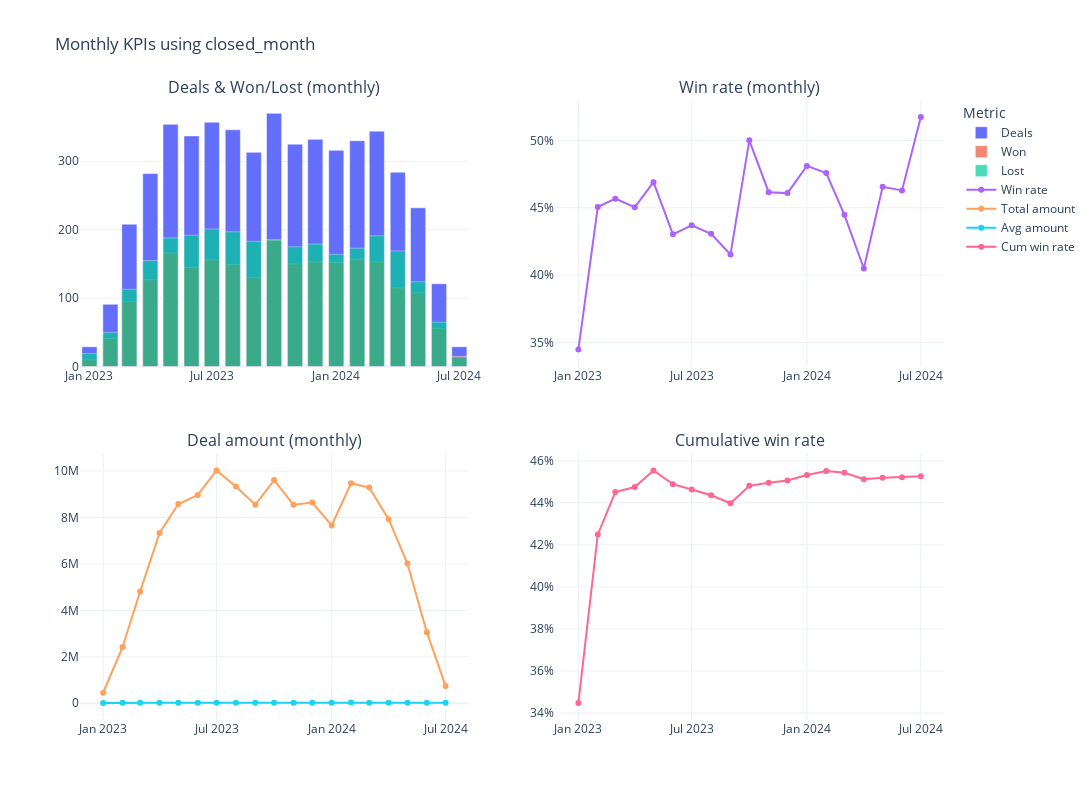
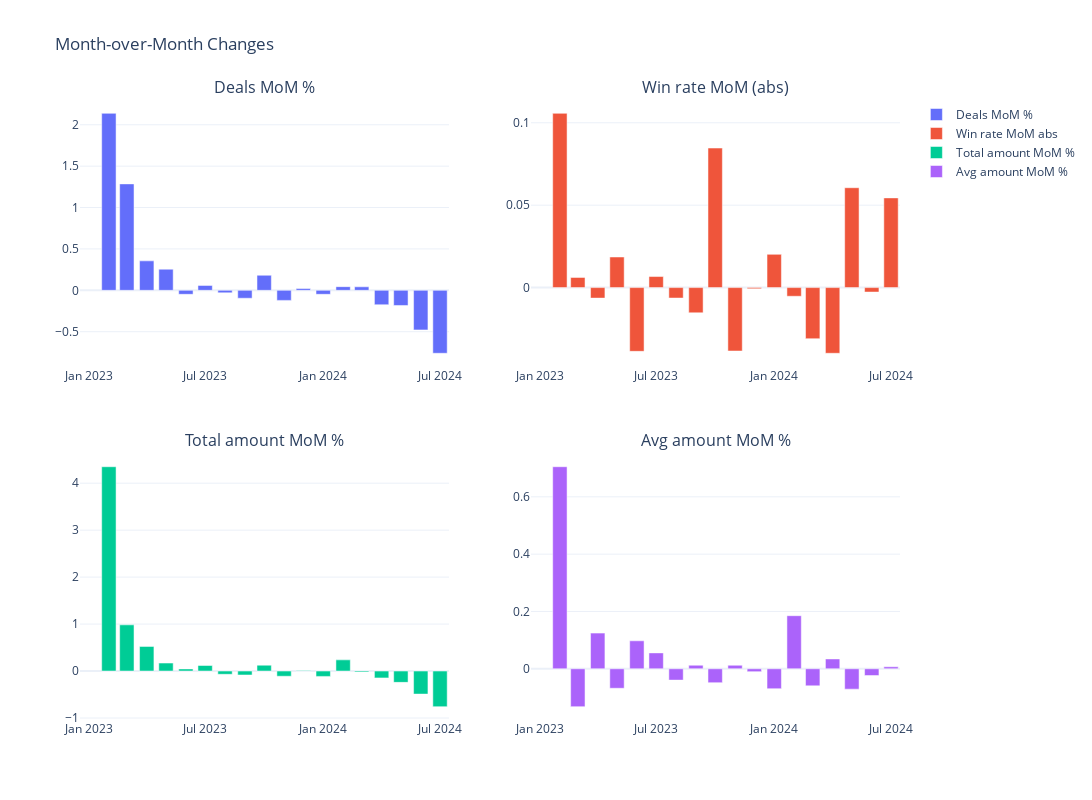
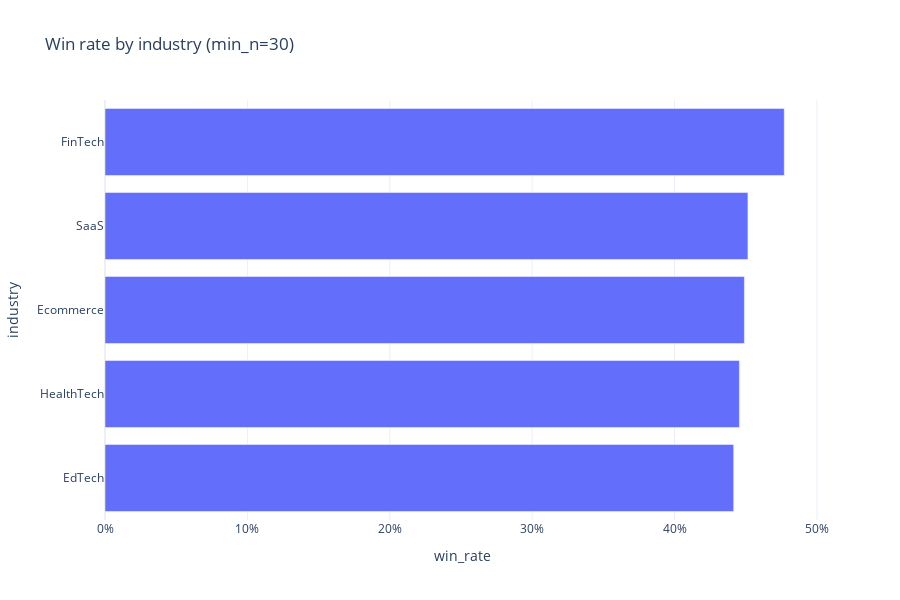
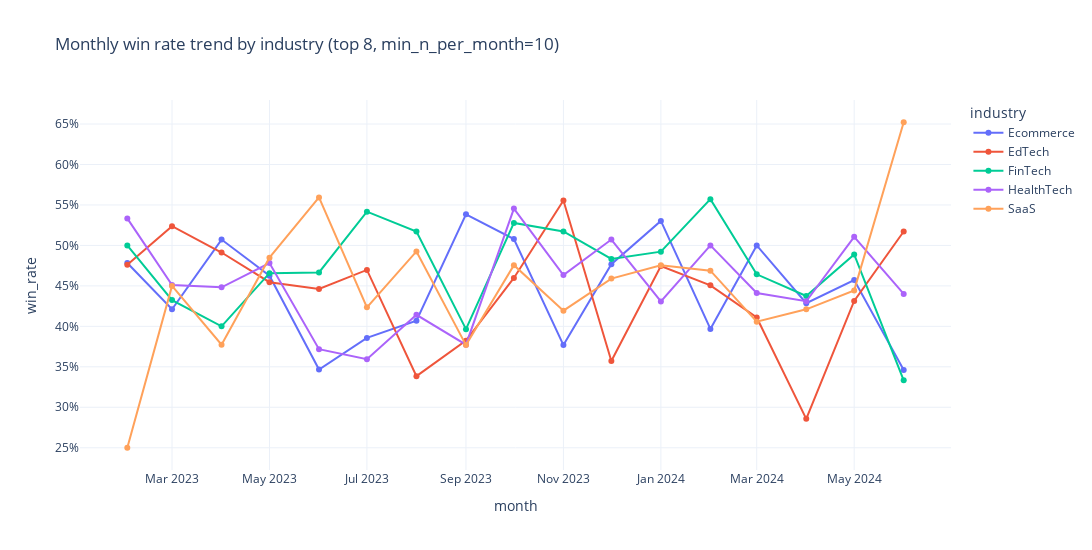

Notebook code cell kept with these figures, in order:
### Code cell
# =========================
# USAGE
# =========================

d, kpi = run_full_eda(data, time_basis="closed_month")   # performance over time
d, kpi = run_full_eda(data, time_basis="created_month")  # pipeline creation over time

# Optional: driver model (directional)
coef_df = logistic_driver_model(d, time_basis="closed_month")
plot_top_coeffs(coef_df, top_n=30)

### Figure 1 — Plotly figure (JSON) as saved in the notebook; plotly's stock layout.template omitted (floating-point values rounded to 4 significant figures)
{"data": [{"name": "Deals", "type": "bar", "x": ["2023-01-01T00:00:00", "2023-02-01T00:00:00", "2023-03-01T00:00:00", "2023-04-01T00:00:00", "2023-05-01T00:00:00", "2023-06-01T00:00:00", "2023-07-01T00:00:00", "2023-08-01T00:00:00", "2023-09-01T00:00:00", "2023-10-01T00:00:00", "2023-11-01T00:00:00", "2023-12-01T00:00:00", "2024-01-01T00:00:00", "2024-02-01T00:00:00", "2024-03-01T00:00:00", "2024-04-01T00:00:00", "2024-05-01T00:00:00", "2024-06-01T00:00:00", "2024-07-01T00:00:00"], "xaxis": "x", "y": [29, 91, 208, 282, 354, 337, 357, 346, 313, 370, 325, 332, 316, 330, 344, 284, 232, 121, 29], "yaxis": "y"}, {"name": "Won", "opacity": 0.7, "type": "bar", "x": ["2023-01-01T00:00:00", "2023-02-01T00:00:00", "2023-03-01T00:00:00", "2023-04-01T00:00:00", "2023-05-01T00:00:00", "2023-06-01T00:00:00", "2023-07-01T00:00:00", "2023-08-01T00:00:00", "2023-09-01T00:00:00", "2023-10-01T00:00:00", "2023-11-01T00:00:00", "2023-12-01T00:00:00", "2024-01-01T00:00:00", "2024-02-01T00:00:00", "2024-03-01T00:00:00", "2024-04-01T00:00:00", "2024-05-01T00:00:00", "2024-06-01T00:00:00", "2024-07-01T00:00:00"], "xaxis": "x", "y": [10, 41, 95, 127, 166, 145, 156, 149, 130, 185, 150, 153, 152, 157, 153, 115, 108, 56, 15], "yaxis": "y"}, {"name": "Lost", "opacity": 0.7, "type": "bar", "x": ["2023-01-01T00:00:00", "2023-02-01T00:00:00", "2023-03-01T00:00:00", "2023-04-01T00:00:00", "2023-05-01T00:00:00", "2023-06-01T00:00:00", "2023-07-01T00:00:00", "2023-08-01T00:00:00", "2023-09-01T00:00:00", "2023-10-01T00:00:00", "2023-11-01T00:00:00", "2023-12-01T00:00:00", "2024-01-01T00:00:00", "2024-02-01T00:00:00", "2024-03-01T00:00:00", "2024-04-01T00:00:00", "2024-05-01T00:00:00", "2024-06-01T00:00:00", "2024-07-01T00:00:00"], "xaxis": "x", "y": [19, 50, 113, 155, 188, 192, 201, 197, 183, 185, 175, 179, 164, 173, 191, 169, 124, 65, 14], "yaxis": "y"}, {"mode": "lines+markers", "name": "Win rate", "type": "scatter", "x": ["2023-01-01T00:00:00", "2023-02-01T00:00:00", "2023-03-01T00:00:00", "2023-04-01T00:00:00", "2023-05-01T00:00:00", "2023-06-01T00:00:00", "2023-07-01T00:00:00", "2023-08-01T00:00:00", "2023-09-01T00:00:00", "2023-10-01T00:00:00", "2023-11-01T00:00:00", "2023-12-01T00:00:00", "2024-01-01T00:00:00", "2024-02-01T00:00:00", "2024-03-01T00:00:00", "2024-04-01T00:00:00", "2024-05-01T00:00:00", "2024-06-01T00:00:00", "2024-07-01T00:00:00"], "xaxis": "x2", "y": [0.3448, 0.4505, 0.4567, 0.4504, 0.4689, 0.4303, 0.437, 0.4306, 0.4153, 0.5, 0.4615, 0.4608, 0.481, 0.4758, 0.4448, 0.4049, 0.4655, 0.4628, 0.5172], "yaxis": "y2"}, {"mode": "lines+markers", "name": "Total amount", "type": "scatter", "x": ["2023-01-01T00:00:00", "2023-02-01T00:00:00", "2023-03-01T00:00:00", "2023-04-01T00:00:00", "2023-05-01T00:00:00", "2023-06-01T00:00:00", "2023-07-01T00:00:00", "2023-08-01T00:00:00", "2023-09-01T00:00:00", "2023-10-01T00:00:00", "2023-11-01T00:00:00", "2023-12-01T00:00:00", "2024-01-01T00:00:00", "2024-02-01T00:00:00", "2024-03-01T00:00:00", "2024-04-01T00:00:00", "2024-05-01T00:00:00", "2024-06-01T00:00:00", "2024-07-01T00:00:00"], "xaxis": "x3", "y": [453371, 2425603, 4810993, 7334158, 8580514, 8965717, 10024157, 9330524, 8544954, 9611113, 8545845, 8642855, 7654072, 9473623, 9286184, 7929108, 6016616, 3063674, 739383], "yaxis": "y3"}, {"mode": "lines+markers", "name": "Avg amount", "type": "scatter", "x": ["2023-01-01T00:00:00", "2023-02-01T00:00:00", "2023-03-01T00:00:00", "2023-04-01T00:00:00", "2023-05-01T00:00:00", "2023-06-01T00:00:00", "2023-07-01T00:00:00", "2023-08-01T00:00:00", "2023-09-01T00:00:00", "2023-10-01T00:00:00", "2023-11-01T00:00:00", "2023-12-01T00:00:00", "2024-01-01T00:00:00", "2024-02-01T00:00:00", "2024-03-01T00:00:00", "2024-04-01T00:00:00", "2024-05-01T00:00:00", "2024-06-01T00:00:00", "2024-07-01T00:00:00"], "xaxis": "x3", "y": [15630.0, 26650.0, 23130.0, 26010.0, 24240.0, 26600.0, 28080.0, 26970.0, 27300.0, 25980.0, 26290.0, 26030.0, 24220.0, 28710.0, 26990.0, 27920.0, 25930.0, 25320.0, 25500.0], "yaxis": "y3"}, {"mode": "lines+markers", "name": "Cum win rate", "type": "scatter", "x": ["2023-01-01T00:00:00", "2023-02-01T00:00:00", "2023-03-01T00:00:00", "2023-04-01T00:00:00", "2023-05-01T00:00:00", "2023-06-01T00:00:00", "2023-07-01T00:00:00", "2023-08-01T00:00:00", "2023-09-01T00:00:00", "2023-10-01T00:00:00", "2023-11-01T00:00:00", "2023-12-01T00:00:00", "2024-01-01T00:00:00", "2024-02-01T00:00:00", "2024-03-01T00:00:00", "2024-04-01T00:00:00", "2024-05-01T00:00:00", "2024-06-01T00:00:00", "2024-07-01T00:00:00"], "xaxis": "x4", "y": [0.3448, 0.425, 0.4451, 0.4475, 0.4554, 0.4489, 0.4463, 0.4436, 0.4398, 0.4481, 0.4495, 0.4507, 0.4533, 0.4551, 0.4543, 0.4513, 0.452, 0.4522, 0.4526], "yaxis": "y4"}], "layout": {"annotations": [{"font": {"size": 16}, "showarrow": false, "text": "Deals & Won/Lost (monthly)", "x": 0.225, "xanchor": "center", "xref": "paper", "y": 1, "yanchor": "bottom", "yref": "paper"}, {"font": {"size": 16}, "showarrow": false, "text": "Win rate (monthly)", "x": 0.775, "xanchor": "center", "xref": "paper", "y": 1, "yanchor": "bottom", "yref": "paper"}, {"font": {"size": 16}, "showarrow": false, "text": "Deal amount (monthly)", "x": 0.225, "xanchor": "center", "xref": "paper", "y": 0.43, "yanchor": "bottom", "yref": "paper"}, {"font": {"size": 16}, "showarrow": false, "text": "Cumulative win rate", "x": 0.775, "xanchor": "center", "xref": "paper", "y": 0.43, "yanchor": "bottom", "yref": "paper"}], "barmode": "overlay", "height": 800, "legend": {"title": {"text": "Metric"}}, "title": {"text": "Monthly KPIs using closed_month"}, "width": 1200, "xaxis": {"anchor": "y", "domain": [0, 0.45]}, "xaxis2": {"anchor": "y2", "domain": [0.55, 1]}, "xaxis3": {"anchor": "y3", "domain": [0, 0.45]}, "xaxis4": {"anchor": "y4", "domain": [0.55, 1]}, "yaxis": {"anchor": "x", "domain": [0.57, 1]}, "yaxis2": {"anchor": "x2", "domain": [0.57, 1], "tickformat": ".0%"}, "yaxis3": {"anchor": "x3", "domain": [0, 0.43]}, "yaxis4": {"anchor": "x4", "domain": [0, 0.43], "tickformat": ".0%"}}}

### Figure 2 — Plotly figure (JSON) as saved in the notebook; plotly's stock layout.template omitted (floating-point values rounded to 4 significant figures)
{"data": [{"name": "Deals MoM %", "type": "bar", "x": ["2023-01-01T00:00:00", "2023-02-01T00:00:00", "2023-03-01T00:00:00", "2023-04-01T00:00:00", "2023-05-01T00:00:00", "2023-06-01T00:00:00", "2023-07-01T00:00:00", "2023-08-01T00:00:00", "2023-09-01T00:00:00", "2023-10-01T00:00:00", "2023-11-01T00:00:00", "2023-12-01T00:00:00", "2024-01-01T00:00:00", "2024-02-01T00:00:00", "2024-03-01T00:00:00", "2024-04-01T00:00:00", "2024-05-01T00:00:00", "2024-06-01T00:00:00", "2024-07-01T00:00:00"], "xaxis": "x", "y": [null, 2.138, 1.286, 0.3558, 0.2553, -0.04802, 0.05935, -0.03081, -0.09538, 0.1821, -0.1216, 0.02154, -0.04819, 0.0443, 0.04242, -0.1744, -0.1831, -0.4784, -0.7603], "yaxis": "y"}, {"name": "Win rate MoM abs", "type": "bar", "x": ["2023-01-01T00:00:00", "2023-02-01T00:00:00", "2023-03-01T00:00:00", "2023-04-01T00:00:00", "2023-05-01T00:00:00", "2023-06-01T00:00:00", "2023-07-01T00:00:00", "2023-08-01T00:00:00", "2023-09-01T00:00:00", "2023-10-01T00:00:00", "2023-11-01T00:00:00", "2023-12-01T00:00:00", "2024-01-01T00:00:00", "2024-02-01T00:00:00", "2024-03-01T00:00:00", "2024-04-01T00:00:00", "2024-05-01T00:00:00", "2024-06-01T00:00:00", "2024-07-01T00:00:00"], "xaxis": "x2", "y": [null, 0.1057, 0.006181, -0.006376, 0.01857, -0.03866, 0.006708, -0.006339, -0.0153, 0.08466, -0.03846, -0.0006951, 0.02017, -0.005255, -0.03099, -0.03984, 0.06059, -0.002707, 0.05443], "yaxis": "y2"}, {"name": "Total amount MoM %", "type": "bar", "x": ["2023-01-01T00:00:00", "2023-02-01T00:00:00", "2023-03-01T00:00:00", "2023-04-01T00:00:00", "2023-05-01T00:00:00", "2023-06-01T00:00:00", "2023-07-01T00:00:00", "2023-08-01T00:00:00", "2023-09-01T00:00:00", "2023-10-01T00:00:00", "2023-11-01T00:00:00", "2023-12-01T00:00:00", "2024-01-01T00:00:00", "2024-02-01T00:00:00", "2024-03-01T00:00:00", "2024-04-01T00:00:00", "2024-05-01T00:00:00", "2024-06-01T00:00:00", "2024-07-01T00:00:00"], "xaxis": "x3", "y": [null, 4.35, 0.9834, 0.5245, 0.1699, 0.04489, 0.1181, -0.0692, -0.08419, 0.1248, -0.1108, 0.01135, -0.1144, 0.2377, -0.01979, -0.1461, -0.2412, -0.4908, -0.7587], "yaxis": "y3"}, {"name": "Avg amount MoM %", "type": "bar", "x": ["2023-01-01T00:00:00", "2023-02-01T00:00:00", "2023-03-01T00:00:00", "2023-04-01T00:00:00", "2023-05-01T00:00:00", "2023-06-01T00:00:00", "2023-07-01T00:00:00", "2023-08-01T00:00:00", "2023-09-01T00:00:00", "2023-10-01T00:00:00", "2023-11-01T00:00:00", "2023-12-01T00:00:00", "2024-01-01T00:00:00", "2024-02-01T00:00:00", "2024-03-01T00:00:00", "2024-04-01T00:00:00", "2024-05-01T00:00:00", "2024-06-01T00:00:00", "2024-07-01T00:00:00"], "xaxis": "x4", "y": [null, 0.705, -0.1323, 0.1244, -0.06802, 0.0976, 0.05542, -0.0396, 0.01236, -0.0485, 0.01228, -0.009972, -0.06956, 0.1852, -0.05968, 0.03425, -0.07112, -0.02368, 0.006965], "yaxis": "y4"}], "layout": {"annotations": [{"font": {"size": 16}, "showarrow": false, "text": "Deals MoM %", "x": 0.225, "xanchor": "center", "xref": "paper", "y": 1, "yanchor": "bottom", "yref": "paper"}, {"font": {"size": 16}, "showarrow": false, "text": "Win rate MoM (abs)", "x": 0.775, "xanchor": "center", "xref": "paper", "y": 1, "yanchor": "bottom", "yref": "paper"}, {"font": {"size": 16}, "showarrow": false, "text": "Total amount MoM %", "x": 0.225, "xanchor": "center", "xref": "paper", "y": 0.43, "yanchor": "bottom", "yref": "paper"}, {"font": {"size": 16}, "showarrow": false, "text": "Avg amount MoM %", "x": 0.775, "xanchor": "center", "xref": "paper", "y": 0.43, "yanchor": "bottom", "yref": "paper"}], "height": 800, "title": {"text": "Month-over-Month Changes"}, "width": 1200, "xaxis": {"anchor": "y", "domain": [0, 0.45]}, "xaxis2": {"anchor": "y2", "domain": [0.55, 1]}, "xaxis3": {"anchor": "y3", "domain": [0, 0.45]}, "xaxis4": {"anchor": "y4", "domain": [0.55, 1]}, "yaxis": {"anchor": "x", "domain": [0.57, 1]}, "yaxis2": {"anchor": "x2", "domain": [0.57, 1]}, "yaxis3": {"anchor": "x3", "domain": [0, 0.43]}, "yaxis4": {"anchor": "x4", "domain": [0, 0.43]}}}

### Figure 3 — Plotly figure (JSON) as saved in the notebook; plotly's stock layout.template omitted (floating-point values rounded to 4 significant figures)
{"data": [{"alignmentgroup": "True", "customdata": [[992, 27350.0], [1010, 25160.0], [1060, 26630.0], [1001, 26500.0], [937, 25760.0]], "hovertemplate": "win_rate=%{x}<br>industry=%{y}<br>n=%{customdata[0]}<br>avg_amount=%{customdata[1]}<extra></extra>", "legendgroup": "", "marker": {"color": "#636efa", "pattern": {"shape": ""}}, "name": "", "offsetgroup": "", "orientation": "h", "showlegend": false, "textposition": "auto", "type": "bar", "x": [0.4415, 0.4455, 0.4491, 0.4515, 0.4771], "xaxis": "x", "y": ["EdTech", "HealthTech", "Ecommerce", "SaaS", "FinTech"], "yaxis": "y"}], "layout": {"barmode": "relative", "height": 600, "legend": {"tracegroupgap": 0}, "title": {"text": "Win rate by industry (min_n=30)"}, "xaxis": {"anchor": "y", "domain": [0, 1], "tickformat": ".0%", "title": {"text": "win_rate"}}, "yaxis": {"anchor": "x", "domain": [0, 1], "title": {"text": "industry"}}}}

### Figure 4 — Plotly figure (JSON) as saved in the notebook; plotly's stock layout.template omitted (floating-point values rounded to 4 significant figures)
{"data": [{"customdata": [[23, 25600.0], [38, 19630.0], [69, 31720.0], [80, 23750.0], [75, 31730.0], [70, 23010.0], [86, 28870.0], [65, 35140.0], [63, 24710.0], [69, 23530.0], [86, 31120.0], [66, 23270.0], [63, 23410.0], [78, 27780.0], [56, 25490.0], [35, 24570.0], [26, 18240.0]], "hovertemplate": "industry=Ecommerce<br>month=%{x}<br>win_rate=%{y}<br>n=%{customdata[0]}<br>avg_amount=%{customdata[1]}<extra></extra>", "legendgroup": "Ecommerce", "line": {"color": "#636efa", "dash": "solid"}, "marker": {"symbol": "circle"}, "mode": "markers+lines", "name": "Ecommerce", "orientation": "v", "showlegend": true, "type": "scatter", "x": ["2023-02-01T00:00:00", "2023-03-01T00:00:00", "2023-04-01T00:00:00", "2023-05-01T00:00:00", "2023-06-01T00:00:00", "2023-07-01T00:00:00", "2023-08-01T00:00:00", "2023-09-01T00:00:00", "2023-10-01T00:00:00", "2023-11-01T00:00:00", "2023-12-01T00:00:00", "2024-01-01T00:00:00", "2024-02-01T00:00:00", "2024-03-01T00:00:00", "2024-04-01T00:00:00", "2024-05-01T00:00:00", "2024-06-01T00:00:00"], "xaxis": "x", "y": [0.4783, 0.4211, 0.5072, 0.4625, 0.3467, 0.3857, 0.407, 0.5385, 0.5079, 0.3768, 0.4767, 0.5303, 0.3968, 0.5, 0.4286, 0.4571, 0.3462], "yaxis": "y"}, {"customdata": [[21, 25920.0], [42, 21890.0], [57, 27420.0], [66, 27010.0], [65, 25570.0], [66, 28500.0], [65, 26950.0], [68, 28150.0], [87, 29730.0], [54, 26360.0], [56, 24620.0], [59, 24070.0], [71, 31690.0], [73, 25890.0], [49, 36550.0], [51, 29290.0], [29, 23180.0]], "hovertemplate": "industry=EdTech<br>month=%{x}<br>win_rate=%{y}<br>n=%{customdata[0]}<br>avg_amount=%{customdata[1]}<extra></extra>", "legendgroup": "EdTech", "line": {"color": "#EF553B", "dash": "solid"}, "marker": {"symbol": "circle"}, "mode": "markers+lines", "name": "EdTech", "orientation": "v", "showlegend": true, "type": "scatter", "x": ["2023-02-01T00:00:00", "2023-03-01T00:00:00", "2023-04-01T00:00:00", "2023-05-01T00:00:00", "2023-06-01T00:00:00", "2023-07-01T00:00:00", "2023-08-01T00:00:00", "2023-09-01T00:00:00", "2023-10-01T00:00:00", "2023-11-01T00:00:00", "2023-12-01T00:00:00", "2024-01-01T00:00:00", "2024-02-01T00:00:00", "2024-03-01T00:00:00", "2024-04-01T00:00:00", "2024-05-01T00:00:00", "2024-06-01T00:00:00"], "xaxis": "x", "y": [0.4762, 0.5238, 0.4912, 0.4545, 0.4462, 0.4697, 0.3385, 0.3824, 0.4598, 0.5556, 0.3571, 0.4746, 0.4507, 0.411, 0.2857, 0.4314, 0.5172], "yaxis": "y"}, {"customdata": [[16, 30650.0], [37, 22480.0], [45, 21450.0], [73, 21760.0], [60, 23550.0], [72, 30450.0], [58, 23820.0], [58, 25470.0], [72, 25250.0], [58, 26220.0], [60, 24840.0], [65, 28610.0], [70, 25610.0], [56, 31240.0], [64, 25180.0], [45, 26330.0], [18, 28510.0]], "hovertemplate": "industry=FinTech<br>month=%{x}<br>win_rate=%{y}<br>n=%{customdata[0]}<br>avg_amount=%{customdata[1]}<extra></extra>", "legendgroup": "FinTech", "line": {"color": "#00cc96", "dash": "solid"}, "marker": {"symbol": "circle"}, "mode": "markers+lines", "name": "FinTech", "orientation": "v", "showlegend": true, "type": "scatter", "x": ["2023-02-01T00:00:00", "2023-03-01T00:00:00", "2023-04-01T00:00:00", "2023-05-01T00:00:00", "2023-06-01T00:00:00", "2023-07-01T00:00:00", "2023-08-01T00:00:00", "2023-09-01T00:00:00", "2023-10-01T00:00:00", "2023-11-01T00:00:00", "2023-12-01T00:00:00", "2024-01-01T00:00:00", "2024-02-01T00:00:00", "2024-03-01T00:00:00", "2024-04-01T00:00:00", "2024-05-01T00:00:00", "2024-06-01T00:00:00"], "xaxis": "x", "y": [0.5, 0.4324, 0.4, 0.4658, 0.4667, 0.5417, 0.5172, 0.3966, 0.5278, 0.5172, 0.4833, 0.4923, 0.5571, 0.4643, 0.4375, 0.4889, 0.3333], "yaxis": "y"}, {"customdata": [[15, 26200.0], [51, 26260.0], [58, 18790.0], [69, 23640.0], [78, 25090.0], [64, 27970.0], [70, 26060.0], [53, 25960.0], [66, 22000.0], [82, 26650.0], [69, 26740.0], [65, 21160.0], [62, 34560.0], [68, 25740.0], [58, 25280.0], [47, 21770.0], [25, 19430.0]], "hovertemplate": "industry=HealthTech<br>month=%{x}<br>win_rate=%{y}<br>n=%{customdata[0]}<br>avg_amount=%{customdata[1]}<extra></extra>", "legendgroup": "HealthTech", "line": {"color": "#ab63fa", "dash": "solid"}, "marker": {"symbol": "circle"}, "mode": "markers+lines", "name": "HealthTech", "orientation": "v", "showlegend": true, "type": "scatter", "x": ["2023-02-01T00:00:00", "2023-03-01T00:00:00", "2023-04-01T00:00:00", "2023-05-01T00:00:00", "2023-06-01T00:00:00", "2023-07-01T00:00:00", "2023-08-01T00:00:00", "2023-09-01T00:00:00", "2023-10-01T00:00:00", "2023-11-01T00:00:00", "2023-12-01T00:00:00", "2024-01-01T00:00:00", "2024-02-01T00:00:00", "2024-03-01T00:00:00", "2024-04-01T00:00:00", "2024-05-01T00:00:00", "2024-06-01T00:00:00"], "xaxis": "x", "y": [0.5333, 0.451, 0.4483, 0.4783, 0.3718, 0.3594, 0.4143, 0.3774, 0.5455, 0.4634, 0.5072, 0.4308, 0.5, 0.4412, 0.431, 0.5106, 0.44], "yaxis": "y"}, {"customdata": [[16, 25570.0], [40, 24360.0], [53, 28820.0], [66, 25430.0], [59, 26340.0], [85, 30000.0], [67, 28210.0], [69, 21640.0], [82, 26800.0], [62, 28920.0], [61, 20540.0], [61, 23980.0], [64, 28330.0], [69, 25060.0], [57, 28650.0], [54, 26940.0], [23, 39920.0]], "hovertemplate": "industry=SaaS<br>month=%{x}<br>win_rate=%{y}<br>n=%{customdata[0]}<br>avg_amount=%{customdata[1]}<extra></extra>", "legendgroup": "SaaS", "line": {"color": "#FFA15A", "dash": "solid"}, "marker": {"symbol": "circle"}, "mode": "markers+lines", "name": "SaaS", "orientation": "v", "showlegend": true, "type": "scatter", "x": ["2023-02-01T00:00:00", "2023-03-01T00:00:00", "2023-04-01T00:00:00", "2023-05-01T00:00:00", "2023-06-01T00:00:00", "2023-07-01T00:00:00", "2023-08-01T00:00:00", "2023-09-01T00:00:00", "2023-10-01T00:00:00", "2023-11-01T00:00:00", "2023-12-01T00:00:00", "2024-01-01T00:00:00", "2024-02-01T00:00:00", "2024-03-01T00:00:00", "2024-04-01T00:00:00", "2024-05-01T00:00:00", "2024-06-01T00:00:00"], "xaxis": "x", "y": [0.25, 0.45, 0.3774, 0.4848, 0.5593, 0.4235, 0.4925, 0.3768, 0.4756, 0.4194, 0.459, 0.4754, 0.4688, 0.4058, 0.4211, 0.4444, 0.6522], "yaxis": "y"}], "layout": {"height": 550, "legend": {"title": {"text": "industry"}, "tracegroupgap": 0}, "title": {"text": "Monthly win rate trend by industry (top 8, min_n_per_month=10)"}, "width": 1200, "xaxis": {"anchor": "y", "domain": [0, 1], "title": {"text": "month"}}, "yaxis": {"anchor": "x", "domain": [0, 1], "tickformat": ".0%", "title": {"text": "win_rate"}}}}
